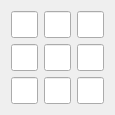
    <widget class="QWidget" name="verticalLayoutWidget_8">
     <property name="geometry">
      <rect>
       <x>150</x>
       <y>270</y>
       <width>111</width>
       <height>111</height>
      </rect>
     </property>
     <layout class="QVBoxLayout" name="verticalLayout_8">
      <item>
       <layout class="QHBoxLayout" name="horizontalLayout_20">
        <item>
         <widget class="QLineEdit" name="le_6_3">
          <property name="sizePolicy">
           <sizepolicy hsizetype="Expanding" vsizetype="Expanding">
            <horstretch>0</horstretch>
            <verstretch>0</verstretch>
           </sizepolicy>
          </property>
          <property name="font">
           <font>
            <pointsize>12</pointsize>
           </font>
          </property>
          <property name="mouseTracking">
           <bool>true</bool>
          </property>
          <property name="focusPolicy">
           <enum>Qt::ClickFocus</enum>
          </property>
          <property name="contextMenuPolicy">
           <enum>Qt::NoContextMenu</enum>
          </property>
          <property name="acceptDrops">
           <bool>false</bool>
          </property>
          <property name="alignment">
           <set>Qt::AlignCenter</set>
          </property>
         </widget>
        </item>
        <item>
         <widget class="QLineEdit" name="le_6_4">
          <property name="sizePolicy">
           <sizepolicy hsizetype="Expanding" vsizetype="Expanding">
            <horstretch>0</horstretch>
            <verstretch>0</verstretch>
           </sizepolicy>
          </property>
          <property name="font">
           <font>
            <pointsize>12</pointsize>
           </font>
          </property>
          <property name="mouseTracking">
           <bool>true</bool>
          </property>
          <property name="focusPolicy">
           <enum>Qt::ClickFocus</enum>
          </property>
          <property name="contextMenuPolicy">
           <enum>Qt::NoContextMenu</enum>
          </property>
          <property name="acceptDrops">
           <bool>false</bool>
          </property>
          <property name="alignment">
           <set>Qt::AlignCenter</set>
          </property>
         </widget>
        </item>
        <item>
         <widget class="QLineEdit" name="le_6_5">
          <property name="sizePolicy">
           <sizepolicy hsizetype="Expanding" vsizetype="Expanding">
            <horstretch>0</horstretch>
            <verstretch>0</verstretch>
           </sizepolicy>
          </property>
          <property name="font">
           <font>
            <pointsize>12</pointsize>
           </font>
          </property>
          <property name="mouseTracking">
           <bool>true</bool>
          </property>
          <property name="focusPolicy">
           <enum>Qt::ClickFocus</enum>
          </property>
          <property name="contextMenuPolicy">
           <enum>Qt::NoContextMenu</enum>
          </property>
          <property name="acceptDrops">
           <bool>false</bool>
          </property>
          <property name="alignment">
           <set>Qt::AlignCenter</set>
          </property>
         </widget>
        </item>
       </layout>
      </item>
      <item>
       <layout class="QHBoxLayout" name="horizontalLayout_21">
        <item>
         <widget class="QLineEdit" name="le_7_3">
          <property name="sizePolicy">
           <sizepolicy hsizetype="Expanding" vsizetype="Expanding">
            <horstretch>0</horstretch>
            <verstretch>0</verstretch>
           </sizepolicy>
          </property>
          <property name="font">
           <font>
            <pointsize>12</pointsize>
           </font>
          </property>
          <property name="mouseTracking">
           <bool>true</bool>
          </property>
          <property name="focusPolicy">
           <enum>Qt::ClickFocus</enum>
          </property>
          <property name="contextMenuPolicy">
           <enum>Qt::NoContextMenu</enum>
          </property>
          <property name="acceptDrops">
           <bool>false</bool>
          </property>
          <property name="alignment">
           <set>Qt::AlignCenter</set>
          </property>
         </widget>
        </item>
        <item>
         <widget class="QLineEdit" name="le_7_4">
          <property name="sizePolicy">
           <sizepolicy hsizetype="Expanding" vsizetype="Expanding">
            <horstretch>0</horstretch>
            <verstretch>0</verstretch>
           </sizepolicy>
          </property>
          <property name="font">
           <font>
            <pointsize>12</pointsize>
           </font>
          </property>
          <property name="mouseTracking">
           <bool>true</bool>
          </property>
          <property name="focusPolicy">
           <enum>Qt::ClickFocus</enum>
          </property>
          <property name="contextMenuPolicy">
           <enum>Qt::NoContextMenu</enum>
          </property>
          <property name="acceptDrops">
           <bool>false</bool>
          </property>
          <property name="alignment">
           <set>Qt::AlignCenter</set>
          </property>
         </widget>
        </item>
        <item>
         <widget class="QLineEdit" name="le_7_5">
          <property name="sizePolicy">
           <sizepolicy hsizetype="Expanding" vsizetype="Expanding">
            <horstretch>0</horstretch>
            <verstretch>0</verstretch>
           </sizepolicy>
          </property>
          <property name="font">
           <font>
            <pointsize>12</pointsize>
           </font>
          </property>
          <property name="mouseTracking">
           <bool>true</bool>
          </property>
          <property name="focusPolicy">
           <enum>Qt::ClickFocus</enum>
          </property>
          <property name="contextMenuPolicy">
           <enum>Qt::NoContextMenu</enum>
          </property>
          <property name="acceptDrops">
           <bool>false</bool>
          </property>
          <property name="alignment">
           <set>Qt::AlignCenter</set>
          </property>
         </widget>
        </item>
       </layout>
      </item>
      <item>
       <layout class="QHBoxLayout" name="horizontalLayout_22">
        <item>
         <widget class="QLineEdit" name="le_8_3">
          <property name="sizePolicy">
           <sizepolicy hsizetype="Expanding" vsizetype="Expanding">
            <horstretch>0</horstretch>
            <verstretch>0</verstretch>
           </sizepolicy>
          </property>
          <property name="font">
           <font>
            <pointsize>12</pointsize>
           </font>
          </property>
          <property name="mouseTracking">
           <bool>true</bool>
          </property>
          <property name="focusPolicy">
           <enum>Qt::ClickFocus</enum>
          </property>
          <property name="contextMenuPolicy">
           <enum>Qt::NoContextMenu</enum>
          </property>
          <property name="acceptDrops">
           <bool>false</bool>
          </property>
          <property name="alignment">
           <set>Qt::AlignCenter</set>
          </property>
         </widget>
        </item>
        <item>
         <widget class="QLineEdit" name="le_8_4">
          <property name="sizePolicy">
           <sizepolicy hsizetype="Expanding" vsizetype="Expanding">
            <horstretch>0</horstretch>
            <verstretch>0</verstretch>
           </sizepolicy>
          </property>
          <property name="font">
           <font>
            <pointsize>12</pointsize>
           </font>
          </property>
          <property name="mouseTracking">
           <bool>true</bool>
          </property>
          <property name="focusPolicy">
           <enum>Qt::ClickFocus</enum>
          </property>
          <property name="contextMenuPolicy">
           <enum>Qt::NoContextMenu</enum>
          </property>
          <property name="acceptDrops">
           <bool>false</bool>
          </property>
          <property name="alignment">
           <set>Qt::AlignCenter</set>
          </property>
         </widget>
        </item>
        <item>
         <widget class="QLineEdit" name="le_8_5">
          <property name="sizePolicy">
           <sizepolicy hsizetype="Expanding" vsizetype="Expanding">
            <horstretch>0</horstretch>
            <verstretch>0</verstretch>
           </sizepolicy>
          </property>
          <property name="font">
           <font>
            <pointsize>12</pointsize>
           </font>
          </property>
          <property name="mouseTracking">
           <bool>true</bool>
          </property>
          <property name="focusPolicy">
           <enum>Qt::ClickFocus</enum>
          </property>
          <property name="contextMenuPolicy">
           <enum>Qt::NoContextMenu</enum>
          </property>
          <property name="acceptDrops">
           <bool>false</bool>
          </property>
          <property name="alignment">
           <set>Qt::AlignCenter</set>
          </property>
         </widget>
        </item>
       </layout>
      </item>
     </layout>
    </widget>
